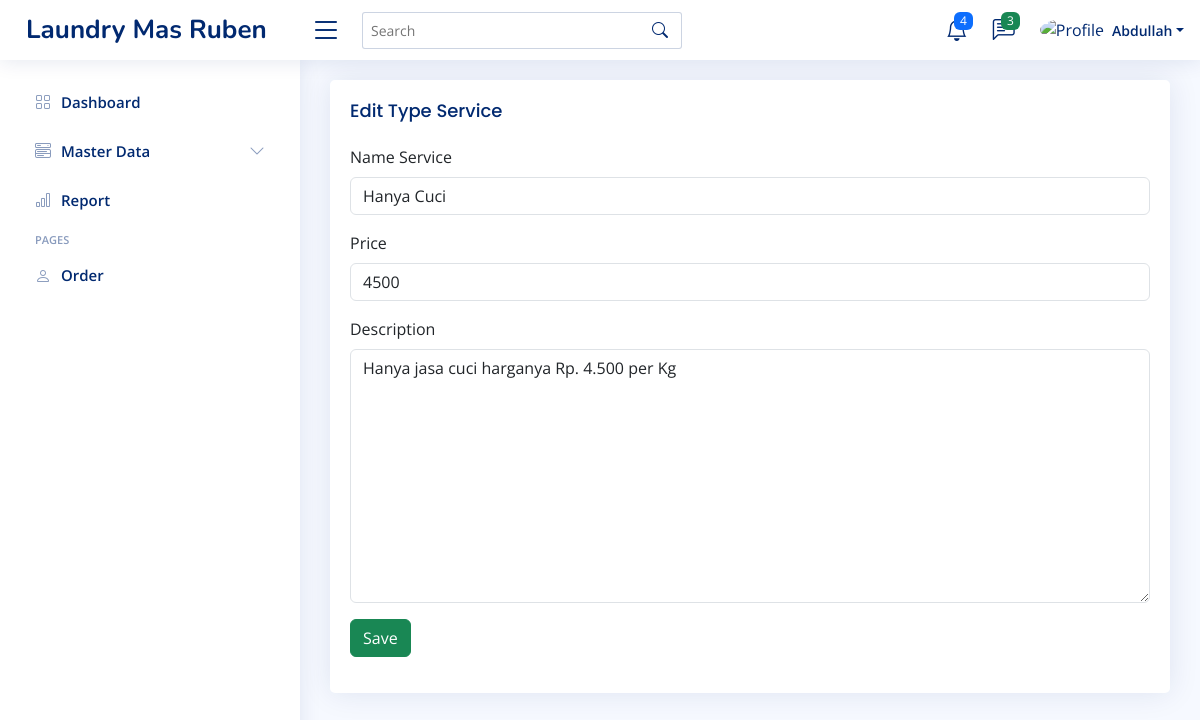
Screenshot of /home.php?page=tambah-jenis-service&edit=2 (signed in) with the database file from the repository.
### tables this page shows
CREATE TABLE `type_of_service` (
  `id` int(11) NOT NULL,
  `service_name` varchar(50) NOT NULL,
  `price` int(11) NOT NULL,
  `description` text NOT NULL,
  `created_at` timestamp NOT NULL DEFAULT current_timestamp(),
  `updated_at` timestamp NULL DEFAULT NULL ON UPDATE current_timestamp(),
  `deleted_at` datetime DEFAULT NULL
);

### content/tambah-jenis-service.php (the view, shortened to what this page needs)
<?php
if (isset($_GET['edit'])) {
    $edit = $_GET['edit'];
    $query = mysqli_query($config, "SELECT * FROM type_of_service WHERE id='$edit'");
    $row = mysqli_fetch_assoc($query);
}
?>
<section class="section">
    <div class="row">
        <div class="col-12">
            <div class="card">
                <div class="card-body">
                    <h5 class="card-title"><?php echo isset($_GET['edit']) ? 'Edit' : 'Add' ?> Type Service</h5>
                    <form action="" method="post">
                        <div class="mb-3">
                            <label for="" class="form-label">Name Service</label>
                            <input name="service_name" type="text" class="form-control" value="<?php echo isset($_GET['edit']) ? $row['service_name'] : '' ?>" placeholder="Enter your name service" required>
                        </div>
                        <div class="mb-3">
                            <label for="" class="form-label">Price</label>
                            <input name="price" type="text" class="form-control" value="<?php echo isset($_GET['edit']) ? $row['price'] : '' ?>" placeholder="Enter your price" required>
                        </div>
                        <div class="mb-3">
                            <label for="" class="form-label">Description</label>
                            <textarea name="description" id="" cols="30" rows="10" class="form-control" required><?php echo isset($_GET['edit']) ? $row['description'] : '' ?></textarea>
                        </div>
                        <div class="mb-3">
                            <button name="save" type="submit" class="btn btn-success">Save</button>
                        </div>
                    </form>
                </div>
            </div>
        </div>
    </div>
</section>

### assets/css/style.css (style rules this page uses)
:root { scroll-behavior: smooth; }
body { font-family: "Open Sans", sans-serif; background: #f6f9ff; color: #444444; }
h1, h2, h3, h4, h5, h6 { font-family: "Nunito", sans-serif; }
.card { margin-bottom: 30px; border: none; border-radius: 5px; box-shadow: 0px 0 30px rgba(1, 41, 112, 0.1); }
.card-title { padding: 20px 0 15px 0; font-size: 18px; font-weight: 500; color: #012970; font-family: "Poppins", sans-serif; }
.card-body { padding: 0 20px 20px 20px; }

### rows the page displays
type_of_service: service_name "Hanya Cuci", price "4500", description "Hanya jasa cuci harganya Rp. 4.500 per Kg"

### other values shown
$_SESSION['NAME'] "Abdullah"
